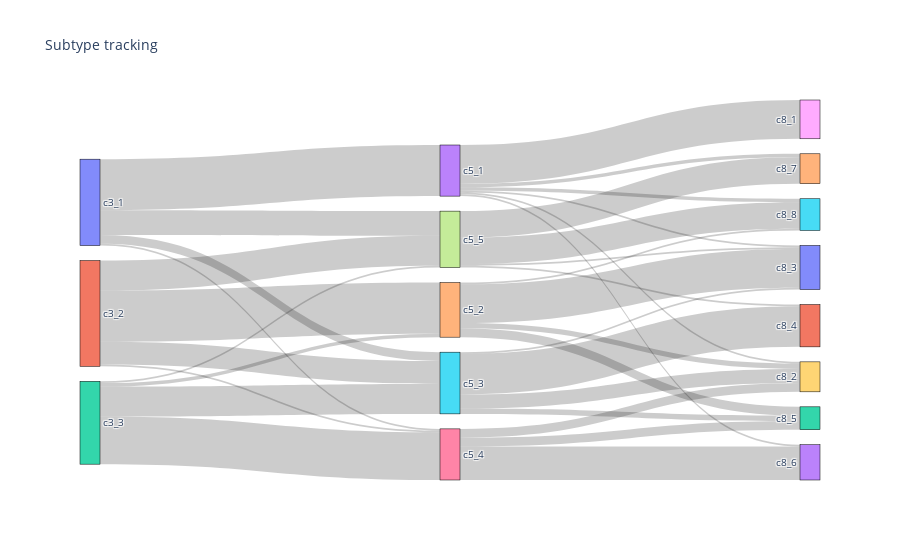

Notebook code cell kept with this figure:
### Code cell
import plotly.graph_objects as go

fig = go.Figure(
    data=[go.Sankey(
        node = dict(
            pad = 15,
            thickness = 20,
            line = dict(color = "black", width = 0.5),
            label = labels,
            #       color = "blue"
        ),
        link = dict(
            source = counts_flat['source'], 
            target =counts_flat['target'],
            value = counts_flat['count'],
            label = counts_flat['count']
        )
    )
         ]
)

fig.update_layout(title_text="Subtype tracking", font_size=10)
# fig.write_image("cluster_tracking.png") 
#fig.show()

### Figure 1 — Plotly figure (JSON) as saved in the notebook; plotly's stock layout.template omitted (floating-point values rounded to 4 significant figures)
{"data": [{"link": {"label": [29, 14, 5, 1, 29, 17, 13, 1, 27, 17, 2, 1, 22, 2, 2, 1, 1, 1, 22, 5, 3, 1, 23, 8, 3, 1, 19, 5, 5, 15, 15, 1, 1], "source": [0, 0, 0, 0, 1, 1, 1, 1, 2, 2, 2, 2, 3, 3, 3, 3, 3, 3, 4, 4, 4, 4, 5, 5, 5, 5, 6, 6, 6, 7, 7, 7, 7], "target": [3, 7, 5, 6, 4, 7, 5, 6, 6, 5, 4, 7, 8, 14, 15, 9, 13, 10, 10, 12, 9, 15, 11, 9, 12, 10, 13, 9, 12, 14, 15, 11, 10], "value": [29, 14, 5, 1, 29, 17, 13, 1, 27, 17, 2, 1, 22, 2, 2, 1, 1, 1, 22, 5, 3, 1, 23, 8, 3, 1, 19, 5, 5, 15, 15, 1, 1]}, "node": {"label": ["c3_1", "c3_2", "c3_3", "c5_1", "c5_2", "c5_3", "c5_4", "c5_5", "c8_1", "c8_2", "c8_3", "c8_4", "c8_5", "c8_6", "c8_7", "c8_8"], "line": {"color": "black", "width": 0.5}, "pad": 15, "thickness": 20}, "type": "sankey"}], "layout": {"font": {"size": 10}, "title": {"text": "Subtype tracking"}}}
